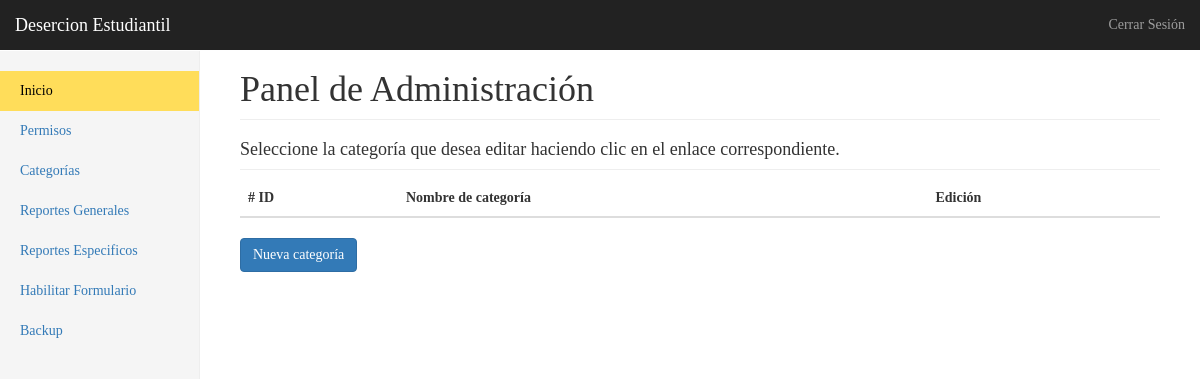
Page /admin/categorias.php (signed in) on the earlier database version.
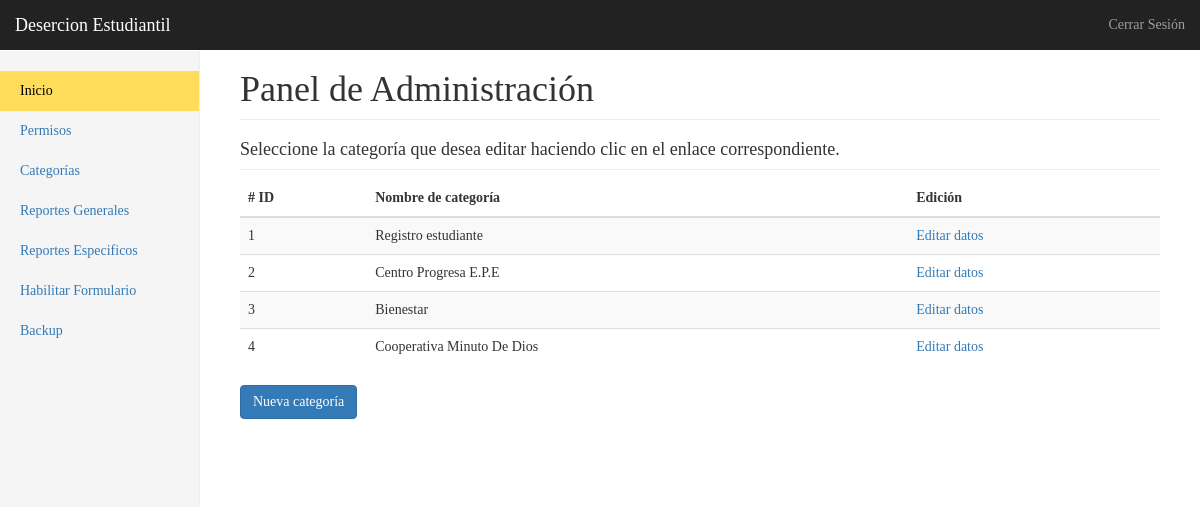
Same page on the later database version.
### tables this page shows
CREATE TABLE `categorias` (
  `ID_Categoria` int(11) NOT NULL,
  `categoria` varchar(45) NOT NULL,
  `descripcion` varchar(255) NOT NULL,
  `ruta` varchar(40) NOT NULL
);

### scripts/funciones.php (called while the page is built, shortened)
<?php
	$conexion = null;
	function getTodasCategorias()
	{
		global $conexion;
		$respuesta = mysqli_query($conexion, "SELECT * FROM categorias");
		$respuestas_array = array();
		while ($fila = $respuesta->fetch_row())
		  $respuestas_array[] = $fila;
		return $respuestas_array;
	}
?>

### admin/categorias.php (the view, shortened to what this page needs)
<?php
  require '../scripts/funciones.php';
  $categorias = getTodasCategorias();
?>
<!DOCTYPE html>
<html lang="es">
  <head>
    <link rel="stylesheet" href="https://maxcdn.bootstrapcdn.com/bootstrap/3.3.2/css/bootstrap.min.css">
    <link rel="stylesheet" href="../css/graficas.css">
    <link href="../css/dashboard.css" rel="stylesheet">
  </head>
  <body>
    <?php include 'menu-superior.php'; ?>
    <div class="container-fluid">
      <div class="row">
        <?php include 'menu-lateral.php'; ?>
        <div class="col-sm-9 col-sm-offset-3 col-md-10 col-md-offset-2 main">
          <h1 class="page-header">Panel de Administración</h1>
          <h4 class="sub-header">Seleccione la categoría que desea editar haciendo clic en el enlace correspondiente.</h4>
          <div class="table-responsive">
            <table class="table table-striped">
              <thead>
                <tr>
                  <th># ID</th>
                  <th>Nombre de categoría</th>
                  <th>Edición</th>
                </tr>
              </thead>
              <tbody>
        <?php foreach( $categorias as $categoria ): ?>
                <tr>
                  <td><?= $categoria[0] ?></td>
                  <td><?= $categoria[1] ?></td>
                  <td><a href="./editarCategoria.php?id=<?= $categoria[0] ?>">Editar datos</a></td>
                </tr>
        <?php endforeach ?>
              </tbody>
            </table>
          </div>
          <a href="./index1.php" class="btn btn-primary">Nueva categoría</button>
        </div>
      </div>
    </div>
  </body>
</html>

### admin/menu-superior.php (shortened to what this page needs)
<nav class="navbar navbar-inverse navbar-fixed-top">
  <div class="container-fluid">
    <div class="navbar-header">
      <a class="navbar-brand" href="#">Desercion Estudiantil</a>
    </div>
    <div id="navbar" class="navbar-collapse collapse">
      <ul class="nav navbar-nav navbar-right">
        <li><a href="#"></a></a></li>
        <li><a href="../scripts/cerrar-sesion.php">Cerrar Sesión</a></li>
      </ul>
    </div>
  </div>
</nav>

### admin/menu-lateral.php
<div class="col-sm-3 col-md-2 sidebar">
  <ul class="nav nav-sidebar">
    <li class="active"><a href="index.php">Inicio</a></li>
    <li><a href="permisos.php">Permisos</a></li>
    <li><a href="categorias.php">Categorías</a></li>
    <li><a href="./graficas.php">Reportes Generales</a></li>
    <li><a href="./reportesEs.php">Reportes Especificos</a></li>
    <li><a href="./habilitar.php">Habilitar Formulario</a></li>
    <li><a href="./Bacap.php">Backup</a></li>
  </ul>
</div>

### css/graficas.css (style rules this page uses)
body { font-family: 'Edu VIC WA NT Beginner', cursive; font-family: 'Source Serif Pro', serif; }

### css/dashboard.css (style rules this page uses)
body { padding-top: 50px; }
.sub-header { padding-bottom: 10px; border-bottom: 1px solid #eee; }
.navbar-fixed-top { border: 0; }
.sidebar { display: none; }
@media (min-width: 768px) { .sidebar { position: fixed; top: 51px; bottom: 0; left: 0; z-index: 1000; display: block; padding: 20px; overflow-x: hidden; overflow-y: auto; background-color: #f5f5f5; border-right: 1px solid #eee; } }
.nav-sidebar { margin-right: -21px; margin-bottom: 20px; margin-left: -20px; }
.nav-sidebar > li > a { padding-right: 20px; padding-left: 20px; }
.nav-sidebar > .active > a, .nav-sidebar > .active > a:hover, .nav-sidebar > .active > a:focus { color: rgb(0, 0, 0); background-color: #ffdd5a; }
.main { padding: 20px; }
@media (min-width: 768px) { .main { padding-right: 40px; padding-left: 40px; } }
.main .page-header { margin-top: 0; }

Differences in the rows shown:
added categorias: ID_Categoria "1", categoria "Registro estudiante"
added categorias: ID_Categoria "2", categoria "Centro Progresa E.P.E"
added categorias: ID_Categoria "3", categoria "Bienestar"
added categorias: ID_Categoria "4", categoria "Cooperativa Minuto De Dios"
